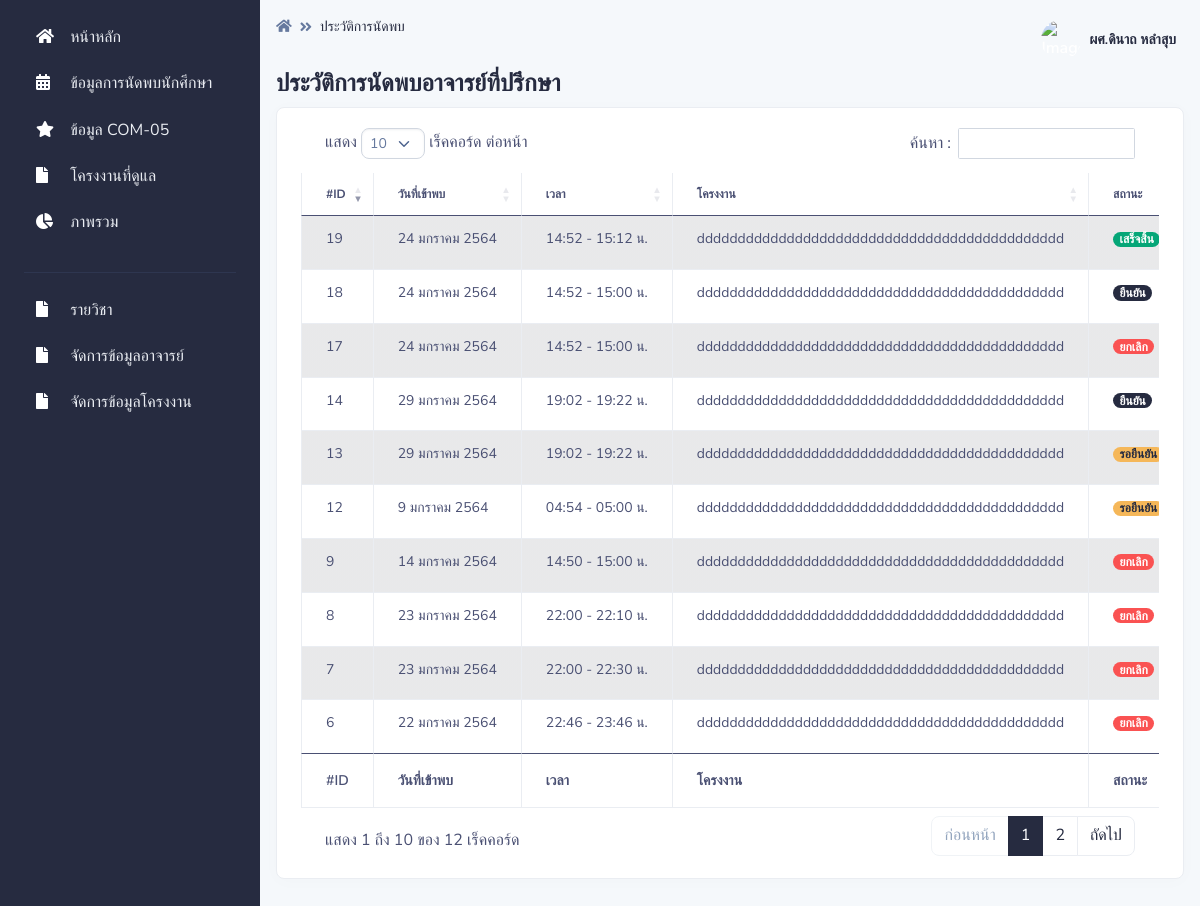
The app's page /pages/appoint_teacher/index.php (signed in), older data.
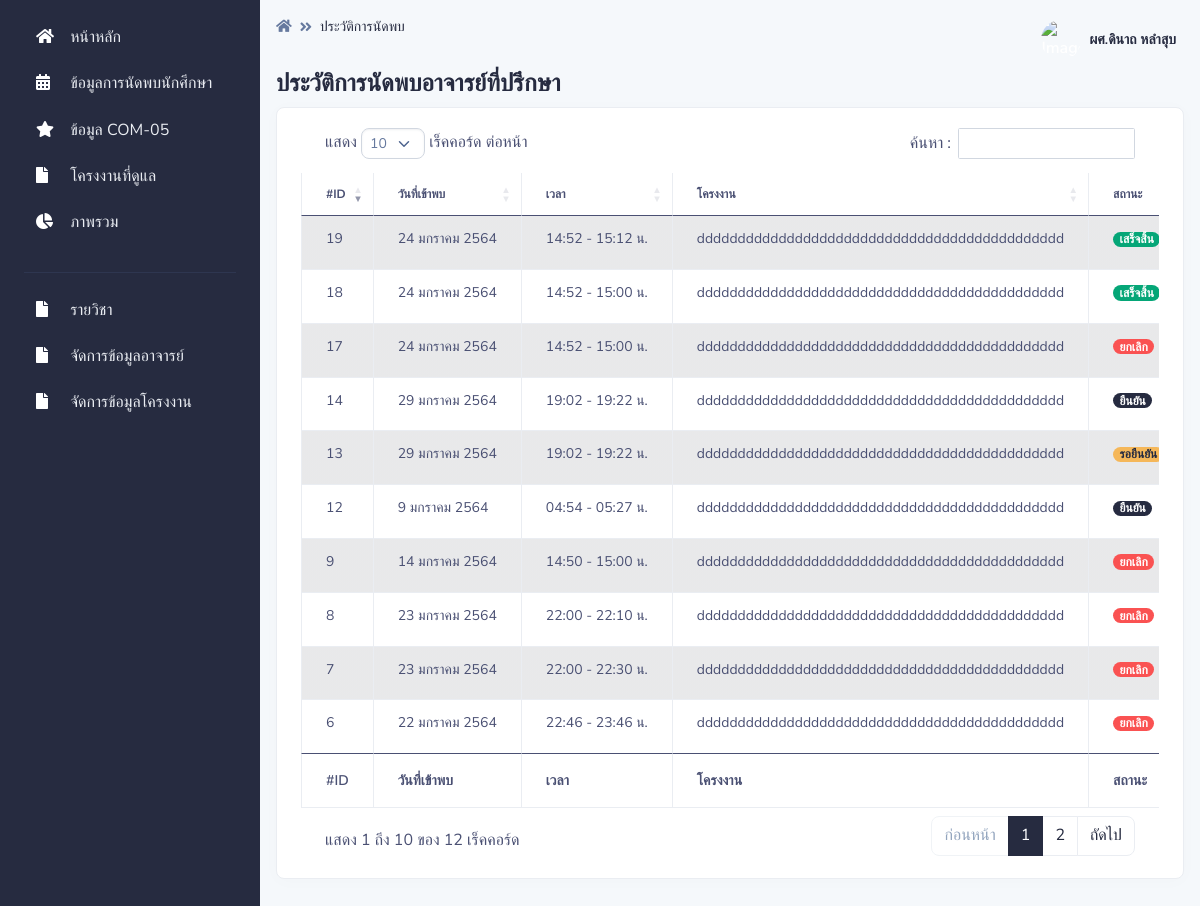
The same page, newer data.
### tables this page shows
CREATE TABLE `appoint` (
  `appoint_id` int(255) NOT NULL,
  `project_id` int(15) NOT NULL,
  `appoint_date_start` datetime NOT NULL,
  `appoint_date_end` datetime NOT NULL,
  `apooint_minute` int(3) NOT NULL,
  `appoint_comment` varchar(255) NOT NULL,
  `teacher_id` int(15) NOT NULL,
  `appoint_status` int(2) NOT NULL,
  `recorder` int(15) NOT NULL,
  `appoint_recorder` datetime NOT NULL DEFAULT current_timestamp()
);

CREATE TABLE `appoint_status` (
  `appoint_status_id` int(2) NOT NULL,
  `appoint_status_name` varchar(255) NOT NULL,
  `appoint_status_class` varchar(255) NOT NULL,
  `color_calendar` varchar(255) NOT NULL
);

CREATE TABLE `project` (
  `project_id` int(15) NOT NULL,
  `project_name` varchar(255) NOT NULL,
  `project_type` int(2) NOT NULL,
  `project_adviser1` int(15) NOT NULL,
  `project_adviser2` int(15) NOT NULL,
  `project_status` int(2) NOT NULL,
  `project_record` int(10) NOT NULL DEFAULT 1
);

### pages/dateth.php (called while the page is built, shortened)
<?php
    function DateThai($strDate)
	{
		$strYear = date("Y",strtotime($strDate))+543;
		$strMonth= date("n",strtotime($strDate));
		$strDay= date("j",strtotime($strDate));
		$strMonthCut = Array("","มกราคม","กุมภาพันธ์","มีนาคม","เมษายน","พฤษภาคม","มิถุนายน","กรกฎาคม","สิงหาคม","กันยายน","ตุลาคม","พฤศจิกายน","ธันวาคม");
		$strMonthThai=$strMonthCut[$strMonth];
		return "$strDay $strMonthThai $strYear";
	}
	function HourMinute($strDatetoHourMinute)
	{
		$strHour= date("H",strtotime($strDatetoHourMinute));
		$strMinute= date("i",strtotime($strDatetoHourMinute));
		return "$strHour:$strMinute";
	}
	function HourMinute1($strDatetoHourMinute1)
	{
		$strHour= date("H",strtotime($strDatetoHourMinute1));
		$strMinute= date("i",strtotime($strDatetoHourMinute1));
		return "$strHour:$strMinute";
    }
?>

### pages/appoint_teacher/index.php (the view, shortened to what the changed rows need)
<?php
if (!$_SESSION["TeacherID"]){
    Header("Location: ../../login_te.php");
}else{?>
<?php include '../../conn.php';?>
<!DOCTYPE html>
<html lang="en">
<head>
    <link type="text/css" href="../../vendor/@fortawesome/fontawesome-free/css/all.min.css" rel="stylesheet">
    <link type="text/css" href="../../vendor/notyf/notyf.min.css" rel="stylesheet">
    <link type="text/css" href="../../css/volt.css" rel="stylesheet">
    <link rel="stylesheet" type="text/css" href="https://cdn.datatables.net/1.10.23/css/dataTables.bootstrap5.min.css">
    <?php include '../dateth.php';?>
</head>
<body>
    <main class="content">
        <div class="py-0">
            <div class="d-flex justify-content-between w-100 flex-wrap">
                <div class="mb-3 mb-lg-0">
                    <h1 class="h4">ประวัติการนัดพบอาจารย์ที่ปรึกษา</h1>
                </div>
            </div>
        </div>
        <div class="card border-light shadow-sm mb-4">
            <div class="card-body">
                <div class="table-responsive">
                    <table id="example" class="table table-striped table-bordered" width="100%" data-order="[[ 0, &quot;desc&quot; ]]" id="tableId">
                        <col style="width:5%">
                        <col style="width:7%">
                        <col style="width:7%">
                        <col style="width:71%">
                        <col style="width:5%">
                        <col style="width:5%">
                        <thead>
                            <tr>
                                <th scope="col">#ID</th>
                                <th scope="col">วันที่เข้าพบ</th>
                                <th scope="col">เวลา</th>
                                <th scope="col">โครงงาน</th>
                                <th scope="col">สถานะ</th>
                            </tr>
                        </thead>
                        <tbody>
                            <?php
                        $TeacherID =$_SESSION["TeacherID"];
					$sql = "SELECT
                    appoint.appoint_id,
                    appoint.appoint_date_start,
                    appoint.appoint_comment,
                    appoint_status.appoint_status_name,
                    student.student_name,
                    project.project_name,
                    appoint.appoint_date_end,
                    appoint_status.appoint_status_class,
                    appoint.appoint_status,
                    appoint.teacher_id,
                    appoint.apooint_minute
                    FROM
                    appoint
                    INNER JOIN appoint_status ON appoint.appoint_status = appoint_status.appoint_status_id
                    INNER JOIN student ON appoint.recorder = student.student_id
                    INNER JOIN project ON appoint.project_id = project.project_id AND student.student_project = project.project_id
                    WHERE
                    appoint.teacher_id = '$TeacherID'";
					$result = $con->query($sql);
					if ($result->num_rows > 0) {
						while($row = $result->fetch_assoc()) {
                            $strDate = $row["appoint_date_start"];
                            $strDatetoHourMinute = $row["appoint_date_start"];
                            $strDatetoHourMinute1 = $row["appoint_date_end"];
                            $newDate = date('Y-m-d\TH:i', strtotime($strDatetoHourMinute));
                            echo '<tr>
                                <td>'. $row["appoint_id"].'</td>
                                <td> '.DateThai($strDate).' </td>
                                <td>'. HourMinute($strDatetoHourMinute).'  - '. HourMinute1($strDatetoHourMinute1).' น.</td>
                                <td>'. mb_substr($row["project_name"],0,45,'UTF-8').'</td>
                                <td><h6><span class="badge bg-'. $row["appoint_status_class"].'">'. $row["appoint_status_name"].'</span></h6></td>';
                                $t = $row["appoint_status"];
                                if ($t == "1") {
                                    echo '<td>
                                    <div class="btn-group">
                                        <button
                                            class="btn btn-link text-dark dropdown-toggle dropdown-toggle-split m-0 p-0"
                                            data-toggle="dropdown" aria-haspopup="true" aria-expanded="false">
                                            <span class="icon icon-sm">
                                                <span class="fas fa-ellipsis-h icon-dark"></span>
                                            </span>
                                            <span class="sr-only">Toggle Dropdown</span>
                                        </button>
                                        <div class="dropdown-menu">
                                            <a class="dropdown-item" href="show.php?act=show&ID='. $row["appoint_id"].'"><span
                                                    class="fas fa-eye mr-2"></span>ดูรายละเอียด</a>
                                            <a class="dropdown-item" data-toggle="modal" data-target="#myModal'. $row["appoint_id"].'"><span
                                                    class="fas fa-edit mr-2"></span>แก้ไข</a>
                                            <a class="dropdown-item text-success" href="appoint_approve.php?act=show&ID=' . $row["appoint_id"].'"><span
                                                    class="fas fa-check mr-2"></span>ยืนยัน</a>
                                                    <a class="dropdown-item text-danger" href="appoint_cancel.php?act=show&ID=' . $row["appoint_id"].'"><span
                                                    class="fas fa-ban mr-2"></span>ยกเลิก</a>
                                        </div>
                                        <div class="modal fade" id="myModal'. $row["appoint_id"].'" role="dialog">
                                        <div class="modal-dialog">
                                          <div class="modal-content">
                                            <div class="modal-header">';
                                            $id = $row["appoint_id"];
                                            $query_edit = mysqli_query($con, "SELECT
                                            appoint.appoint_id,
                                            appoint.appoint_date_start,
                                            appoint.apooint_minute
                                            FROM
                                            appoint
                                            WHERE
                                            appoint.appoint_id = '$id'");
                                            while ($row = mysqli_fetch_array($query_edit)) {
                                              echo'<h4 class="modal-title">แก้ไขเวลาเข้าพบ #'. $row["appoint_id"].'</h4>
                                              <button type="button" class="close" data-dismiss="modal">&times;</button>
                                            </div>
                                            <div class="modal-body">
                                              <form role="form" action="appoint_edit_ac.php" method="post">
                                              <input type="text" class="form-control" id="appoint_id" name="appoint_id"
                                              aria-describedby="date_end-describ" value="'. $row["appoint_id"].'" hidden>
                                              <div class="mb-2">
                                                  <label for="date_start">วันที่และเวลาที่เข้าพบ (เริ่มต้น)</label>
                                                  <input type="datetime-local" class="form-control" id="date_start" name="date_start"
                                                      aria-describedby="date_start-describ" value="'.$newDate.'">
                                                  <small id="date_start-describ" class="form-text text-muted">เลือกวันที่และเวลาที่ต้องการเข้าพบ
                                                      (เริ่มต้น)</small>
                                              </div>
                                              <div class="mb-2">
                                                  <label for="date_end">ใช้เวลาในการเข้าพบกี่นาที</label>
                                                  <input type="number" min="1" max="59" class="form-control" id="date_end" name="date_end"
                                                      placeholder="จำนวนนาที" aria-describedby="date_end-describ" value="'. $row["apooint_minute"].'">
                                                  <small id="date_end-describ" class="form-text text-muted">กรอกจำนวนระยะเวลานาทีที่เข้าพบ</small>
                                              </div>';
                                            }
                                                echo'</form>
                                            </div>
                                          </div>
                                        </div>
                                      </div>
                                    </div>
                                </td>
                            </tr>';
                                }else if ($t == "2") {
                                    echo'<td>
                                    <div class="btn-group">
                                        <button
                                            class="btn btn-link text-dark dropdown-toggle dropdown-toggle-split m-0 p-0"
                                            data-toggle="dropdown" aria-haspopup="true" aria-expanded="false">
                                            <span class="icon icon-sm">
                                                <span class="fas fa-ellipsis-h icon-dark"></span>
                                            </span>
                                            <span class="sr-only">Toggle Dropdown</span>
                                        </button>
                                        <div class="dropdown-menu">
                                            <a class="dropdown-item" href="com05_frm.php?act=show&ID='. $row["appoint_id"].'"><span
                                                    class="fas fa-comment mr-2"></span>บันทึก COM-05</a>
                                        </div>
                                    </div>
                                </td>
                            </tr>';
                                }
                                else {
                                    echo '<td>
                                    <div class="btn-group">
                                        <button
                                            class="btn btn-link text-dark dropdown-toggle dropdown-toggle-split m-0 p-0"
                                            data-toggle="dropdown" aria-haspopup="true" aria-expanded="false">
                                            <span class="icon icon-sm">
                                                <span class="fas fa-ellipsis-h icon-dark"></span>
                                            </span>
                                            <span class="sr-only">Toggle Dropdown</span>
                                        </button>
                                        <div class="dropdown-menu">
                                            <a class="dropdown-item" href="show.php?act=show&ID=' . $row["appoint_id"].'"><span
                                                    class="fas fa-eye mr-2"></span>ดูรายละเอียด</a>
                                        </div>
                                    </div>
                                </td>
                            </tr>';
                                }
						}
					}
					?>
                        </tbody>
                        <tfoot>
                            <tr>
                                <th>#ID</th>
                                <th>วันที่เข้าพบ</th>
                                <th>เวลา</th>
                                <th>โครงงาน</th>
                                <th>สถานะ</th>
                            </tr>
                        </tfoot>
                    </table>
                </div>
            </div>
        </div>
    </main>
</body>
</html>
<?php }?>

Row changes from the older to the newer data that the page shows:
changed appoint "9 มกราคม 2564": appoint_date_end "05:00" → "05:27"; appoint_status 1 → 2 (drawn); appoint_status.appoint_status_name "รอยืนยัน" → "ยืนยัน"
changed appoint id 18: appoint_status 2 → 4 (drawn); appoint_status.appoint_status_name "ยืนยัน" → "เสร็จสิ้น"
